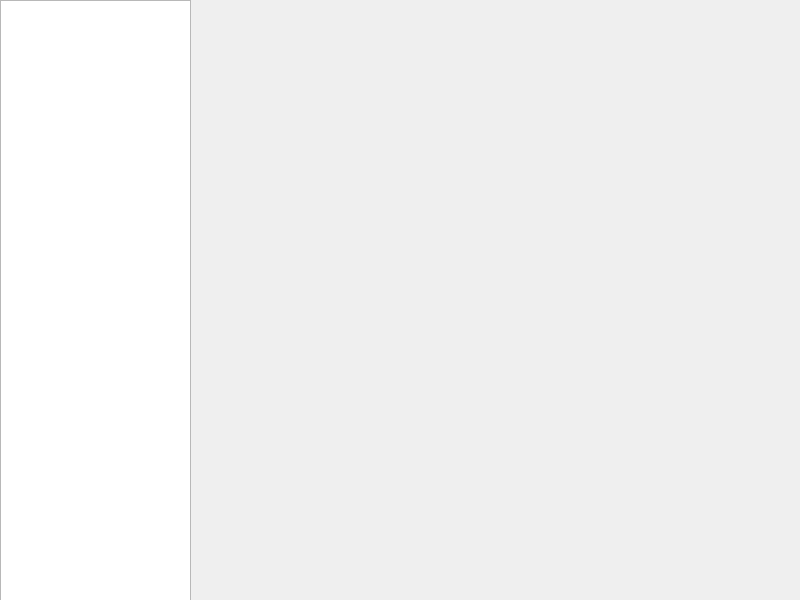
<?xml version="1.0" encoding="UTF-8"?>
<ui version="4.0">
 <class>BookWindow</class>
 <widget class="QWidget" name="BookWindow">
  <property name="geometry">
   <rect>
    <x>0</x>
    <y>0</y>
    <width>800</width>
    <height>600</height>
   </rect>
  </property>
  <property name="windowTitle">
   <string>Form</string>
  </property>
  <widget class="QListWidget" name="listWidget">
   <property name="geometry">
    <rect>
     <x>0</x>
     <y>0</y>
     <width>191</width>
     <height>601</height>
    </rect>
   </property>
  </widget>
  <widget class="QStackedWidget" name="stackedWidget">
   <property name="geometry">
    <rect>
     <x>190</x>
     <y>0</y>
     <width>521</width>
     <height>601</height>
    </rect>
   </property>
  </widget>
 </widget>
 <resources/>
 <connections/>
</ui>
